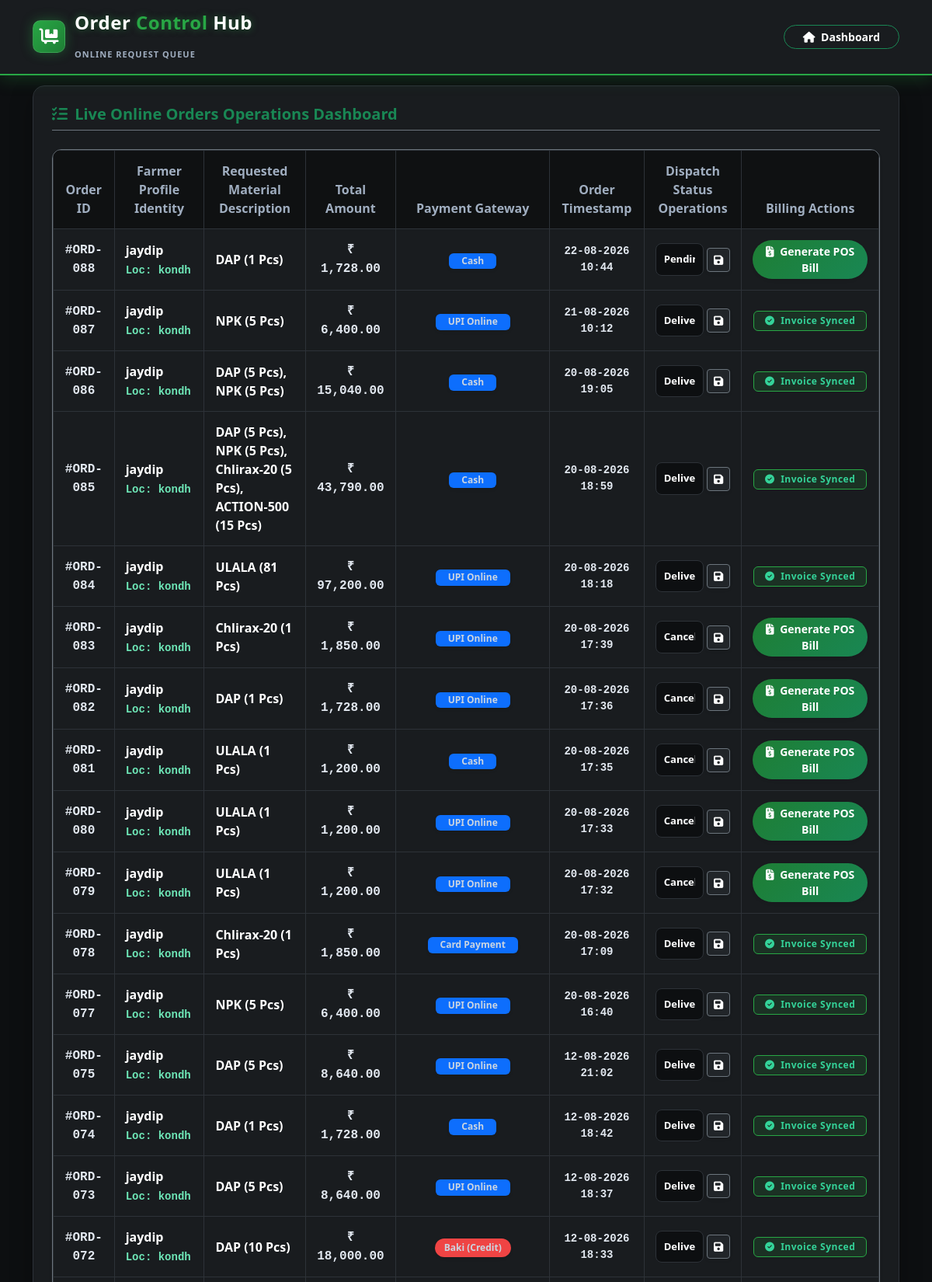
/orders_manage.php (signed in, upper part), run on the app's committed database.
### tables this page shows
CREATE TABLE `orders` (
  `order_id` int(11) NOT NULL AUTO_INCREMENT,
  `farmer_id` int(11) NOT NULL,
  `product_name` varchar(255) NOT NULL,
  `order_status` enum('Pending','Approved','Delivered','Cancelled') DEFAULT 'Pending',
  `order_date` timestamp NOT NULL DEFAULT current_timestamp(),
  `payment_mode` varchar(50) NOT NULL DEFAULT 'COD',
  `total_amount` decimal(10,2) NOT NULL DEFAULT 0.00,
  PRIMARY KEY (`order_id`),
  KEY `farmer_id` (`farmer_id`),
  CONSTRAINT `orders_ibfk_1` FOREIGN KEY (`farmer_id`) REFERENCES `farmers` (`farmer_id`) ON DELETE CASCADE
);

CREATE TABLE `farmers` (
  `farmer_id` int(11) NOT NULL AUTO_INCREMENT,
  `farmer_name` varchar(100) NOT NULL,
  `phone_number` varchar(15) NOT NULL,
  `password` varchar(255) NOT NULL,
  `village` varchar(50) NOT NULL,
  `land_vigha` decimal(5,2) NOT NULL,
  `total_baki` decimal(10,2) NOT NULL DEFAULT 0.00,
  `upi_id` varchar(100) DEFAULT NULL,
  `bank_account` varchar(100) DEFAULT NULL,
  `state` varchar(50) DEFAULT NULL,
  `city` varchar(50) DEFAULT NULL,
  `house_no` varchar(255) DEFAULT NULL,
  `road_name` varchar(255) DEFAULT NULL,
  `address_type` varchar(20) DEFAULT 'Home',
  `email` varchar(100) DEFAULT NULL,
  `profile_image` varchar(255) DEFAULT NULL,
  PRIMARY KEY (`farmer_id`),
  UNIQUE KEY `phone_number` (`phone_number`)
);

### orders_manage.php (the view, shortened to what this page needs)
<?php
require_once __DIR__ . '/../config/db_config.php';
$all_orders = [];
try {
    $all_orders = $conn->query("SELECT o.*, f.farmer_name, f.village,
                                     (SELECT COUNT(*) FROM bills b WHERE b.order_id = o.order_id) AS bill_exists
                                FROM orders o
                                JOIN farmers f ON o.farmer_id = f.farmer_id
                                ORDER BY o.order_id DESC")->fetchAll();
} catch (Exception $e) {
    $message = "<div class='alert alert-danger py-2 small fw-bold text-center mb-3'>❌ Order Loading Exception: " . $e->getMessage() . "</div>";
}
?>
<!DOCTYPE html>
<html lang="en">
<head>
    <link href="https://cdn.jsdelivr.net/npm/bootstrap@5.3.0/dist/css/bootstrap.min.css" rel="stylesheet">
    <link rel="stylesheet" href="https://cdnjs.cloudflare.com/ajax/libs/font-awesome/6.4.0/css/all.min.css">
    <link rel="stylesheet" href="https://cdnjs.cloudflare.com/ajax/libs/animate.css/4.1.1/animate.min.css"/>
    <link rel="stylesheet" href="css/style.css">
</head>
<body>
    <nav class="navbar navbar-expand-lg navbar-dark custom-nav py-3 mb-4 shadow-sm fixed-top" style="background-color: #191c1f; border-bottom: 1px solid #2d3238;">
        <div class="container d-flex justify-content-between align-items-center">
            <a href="admin_dashboard.php" class="premium-logo-container">
                <div class="premium-logo-icon-wrapper"><i class="fa-solid fa-cart-flatbed"></i></div>
                <div class="premium-logo-text-wrapper">
                    <div class="logo-main-text">Order <span>Control</span> Hub</div>
                    <div class="logo-sub-text">Online Request Queue</div>
                </div>
            </a>
            <a href="admin_dashboard.php" class="btn btn-sm btn-outline-success rounded-pill px-4 text-white fw-bold"><i class="fa-solid fa-house me-1"></i> Dashboard</a>
        </div>
    </nav>
    <div class="container mb-5 animate__animated animate__fadeIn">
        <div class="card card-custom p-4">
            <h5 class="fw-bold mb-4 text-success border-bottom border-secondary pb-2"><i class="fa-solid fa-list-check me-1"></i> Live Online Orders Operations Dashboard</h5>
            <div class="table-responsive border border-secondary shadow-sm">
                <table class="table table-dark table-hover table-bordered align-middle text-center table-custom-fix mb-0">
                    <thead>
                        <tr>
                            <th>Order ID</th>
                            <th>Farmer Profile Identity</th>
                            <th>Requested Material Description</th>
                            <th>Total Amount</th>
                            <th>Payment Gateway</th>
                            <th>Order Timestamp</th>
                            <th>Dispatch Status Operations</th>
                            <th>Billing Actions</th>
                        </tr>
                    </thead>
                    <tbody>
                        <?php if(empty($all_orders)): ?>
                            <tr><td colspan="8" class="text-muted p-4">🎉 Excellent! No online orders logged in the repository.</td></tr>
                        <?php else: foreach($all_orders as $row): ?>
                            <tr>
                                <td class="fw-bold font-monospace text-success">#ORD-0<?php echo $row['order_id']; ?></td>
                                <td class="text-start">
                                    <div class="fw-bold text-white"><?php echo htmlspecialchars($row['farmer_name']); ?></div>
                                    <small class="text-muted-custom small font-monospace" style="color: #6ee7b7 !important;">Loc: <?php echo htmlspecialchars($row['village']); ?></small>
                                </td>
                                <td class="text-start fw-bold text-white" style="max-width: 250px;"><?php echo htmlspecialchars($row['product_name']); ?></td>
                                <td class="fw-bold text-success font-monospace">₹ <?php echo number_format($row['total_amount'], 2); ?></td>
                                <td>
                                    <?php
                                    $pm = $row['payment_mode'];
                                    if(stripos($pm, 'baki') !== false || stripos($pm, 'credit') !== false) {
                                        echo "<span class='badge bg-danger text-white px-3 py-1.5 fw-bold shadow-sm'>$pm</span>";
                                    } else {
                                        echo "<span class='badge bg-primary text-white px-3 py-1.5 shadow-sm'>$pm</span>";
                                    }
                                    ?>
                                </td>
                                <td class="text-muted small font-monospace fw-bold"><?php echo date('d-m-Y H:i', strtotime($row['order_date'])); ?></td>
                                <td>
                                    <form action="" method="POST" class="d-flex align-items-center justify-content-center gap-1">
                                        <?php $st = $row['order_status']; ?>
                                        <select name="order_status" class="form-select form-select-sm status-select fw-bold
                                            <?php
                                            if($st == 'Pending') echo 'bg-warning text-dark';
                                            elseif($st == 'Approved') echo 'bg-info text-dark';
                                            elseif($st == 'Delivered') echo 'bg-success text-dark';
                                            else echo 'bg-secondary text-white';
                                            ?>">
                                            <option value="Pending" <?php if($st == 'Pending') echo 'selected'; ?>>Pending</option>
                                            <option value="Delivered" <?php if($st == 'Delivered') echo 'selected'; ?>>Delivered</option>
                                            <option value="Cancelled" <?php if($st == 'Cancelled') echo 'selected'; ?>>Cancelled</option>
                                        </select>
                                        <button type="submit" name="update_status_btn" class="btn btn-sm btn-dark py-1 px-2.5 shadow-sm border border-secondary" title="Save Status">
                                            <i class="fa-solid fa-floppy-disk"></i>
                                        </button>
                                    </form>
                                </td>
                                <td>
                                    <?php if (intval($row['bill_exists']) == 0 && $st != 'Delivered'): ?>
                                        <a href="billing.php?auto_create=1&farmer_id=<?php echo $row['farmer_id']; ?>&amount=<?php echo $row['total_amount']; ?>&payment=<?php echo urlencode($row['payment_mode']); ?>&from_order=<?php echo $row['order_id']; ?>" class="btn btn-sm btn-success fw-bold shadow-sm rounded-pill px-3">
                                            <i class="fa-solid fa-file-invoice-dollar me-1"></i> Generate POS Bill
                                        </a>
                                    <?php else: ?>
                                        <span class="badge bg-success-subtle border border-success text-success fw-bold px-3 py-1.5"><i class="fa-solid fa-circle-check me-1"></i> Invoice Synced</span>
                                    <?php endif; ?>
                                </td>
                            </tr>
                        <?php endforeach; ?>
                        <?php endif; ?>
                    </tbody>
                </table>
            </div>
        </div>
    </div>
</body>
</html>

### style.css (style rules this page uses)
:root { --bg-main: #0d0f11; --bg-card: #191c1f; --bg-darker: #0f1112; --text-white: #ffffff; --text-muted: #a0aec0; --primary-green: #28a745; --gradient-green: linear-gradient(135deg, #1e7e34, #198754); --border-color: #2d3238; }
body { background-color: var(--bg-main) !important; color: #e2e8f0 !important; font-family: 'Segoe UI', system-ui, -apple-system, sans-serif; transition: background-color 0.3s ease; }
.premium-logo-container { display: flex; align-items: center; text-decoration: none !important; gap: 12px; }
.premium-logo-icon-wrapper { width: 42px; height: 42px; background: linear-gradient(135deg, #28a745, #1e7e34); border-radius: 10px; display: flex; align-items: center; justify-content: center; color: #ffffff; font-size: 20px; box-shadow: 0 0 15px rgba(40, 167, 69, 0.4); border: 1px solid rgba(255, 255, 255, 0.1); }
.premium-logo-text-wrapper .logo-main-text { font-size: 20px; font-weight: 800; color: #ffffff; line-height: 1.1; letter-spacing: 0.5px; }
.premium-logo-text-wrapper .logo-main-text span { color: var(--primary-green); }
.premium-logo-text-wrapper .logo-sub-text { font-size: 11px; color: var(--text-muted); font-weight: 600; letter-spacing: 1px; text-transform: uppercase; }
.card-custom { background: var(--bg-card) !important; border: 1px solid var(--border-color) !important; border-radius: 15px !important; box-shadow: 0 10px 30px rgba(0, 0, 0, 0.3) !important; }
.form-control, .form-select { background-color: var(--bg-darker) !important; border: 1px solid var(--border-color) !important; color: #ffffff !important; border-radius: 8px !important; padding: 10px 15px; transition: all 0.2s ease; }
.table-responsive { border-radius: 12px; border: 1px solid var(--border-color); }
.card-custom label, .card-custom .small { color: #e2e8f0 !important; font-weight: 600 !important; }
.navbar.custom-nav.fixed-top { background-color: #191c1f !important; border-bottom: 2px solid #28a745 !important; box-shadow: 0 4px 20px rgba(40, 167, 69, 0.25) !important; transition: all 0.3s ease; }
.table-custom-fix, .table-bordered, .table-custom-fix th, .table-custom-fix td { border: 1px solid #454d55 !important; }
.table-custom-fix td, .table-custom-fix td strong, .table-custom-fix td span, .table-custom-fix .text-muted-custom { color: #cbd5e1 !important; opacity: 1 !important; }
.table-custom-fix td.font-monospace { color: #e2e8f0 !important; font-weight: 600 !important; }
.card-custom small, .card-custom small.text-muted, .card-custom span.text-muted, .card-custom .text-muted { color: #cbd5e1 !important; opacity: 1 !important; font-weight: 500 !important; }
.card-custom .fa-circle-check { color: #34d399 !important; }
.badge.bg-success-subtle.border.border-success { background-color: rgba(40, 167, 69, 0.15) !important; border: 1px solid #28a745 !important; color: #34d399 !important; font-weight: 700 !important; letter-spacing: 0.5px; padding: 6px 14px !important; }
.badge.bg-success-subtle .fa-circle-check { color: #34d399 !important; margin-right: 4px; }
.form-select { border: 2px solid #2d3238 !important; background-color: #0f1112 !important; color: #ffffff !important; padding: 10px !important; }
.table-custom-fix th, .table-custom-fix td { border: 1px solid #2d3238 !important; padding: 14px !important; color: #e2e8f0 !important; }
.table-custom-fix th { background-color: #0f1112 !important; color: #a0aec0 !important; font-weight: 700; }
.badge.bg-danger { background-color: #ef4444 !important; padding: 6px 12px !important; border-radius: 20px !important; font-weight: 600 !important; }
.btn-success { background: var(--gradient-green) !important; border: none !important; }
.logo-main-text { font-size: 24px !important; font-weight: 800 !important; color: #ffffff !important; background: transparent !important; text-shadow: 0 0 10px rgba(40, 167, 69, 0.5); margin-bottom: 20px; letter-spacing: 1px; }
.logo-main-text { font-size: 24px !important; font-weight: 800 !important; color: #ffffff !important; text-shadow: 0 0 10px rgba(40, 167, 69, 0.5); letter-spacing: 1px; }
.text-muted, label { color: #e2e8f0 !important; font-weight: 700 !important; opacity: 1 !important; }

### data on the page
orders: order_id "88", farmer.farmer_name "jaydip", farmer.village "kondh", product_name "DAP (1 Pcs)", total_amount "1,728.00", payment_mode "Cash", order_date "22-08-2026 10:44", order_status "Pending"
orders: order_id "87", farmer.farmer_name "jaydip", farmer.village "kondh", product_name "NPK (5 Pcs)", total_amount "6,400.00", payment_mode "UPI Online", order_date "21-08-2026 10:12", order_status "Delivered", shows "Invoice Synced"
orders: order_id "86", farmer.farmer_name "jaydip", farmer.village "kondh", product_name "DAP (5 Pcs), NPK (5 Pcs)", total_amount "15,040.00", payment_mode "Cash", order_date "20-08-2026 19:05", order_status "Delivered", shows "Invoice Synced"
orders: order_id "85", farmer.farmer_name "jaydip", farmer.village "kondh", product_name "DAP (5 Pcs), NPK (5 Pcs), Chlirax-20 (5 Pcs), ACTION-500 (15 Pcs)", total_amount "43,790.00", payment_mode "Cash", order_date "20-08-2026 18:59", order_status "Delivered", shows "Invoice Synced"
orders: order_id "84", farmer.farmer_name "jaydip", farmer.village "kondh", product_name "ULALA (81 Pcs)", total_amount "97,200.00", payment_mode "UPI Online", order_date "20-08-2026 18:18", order_status "Delivered", shows "Invoice Synced"
orders: order_id "83", farmer.farmer_name "jaydip", farmer.village "kondh", product_name "Chlirax-20 (1 Pcs)", total_amount "1,850.00", payment_mode "UPI Online", order_date "20-08-2026 17:39", order_status "Cancelled"
orders: order_id "82", farmer.farmer_name "jaydip", farmer.village "kondh", product_name "DAP (1 Pcs)", total_amount "1,728.00", payment_mode "UPI Online", order_date "20-08-2026 17:36", order_status "Cancelled"
orders: order_id "81", farmer.farmer_name "jaydip", farmer.village "kondh", product_name "ULALA (1 Pcs)", total_amount "1,200.00", payment_mode "Cash", order_date "20-08-2026 17:35", order_status "Cancelled"
orders: order_id "80", farmer.farmer_name "jaydip", farmer.village "kondh", product_name "ULALA (1 Pcs)", total_amount "1,200.00", payment_mode "UPI Online", order_date "20-08-2026 17:33", order_status "Cancelled"
orders: order_id "79", farmer.farmer_name "jaydip", farmer.village "kondh", product_name "ULALA (1 Pcs)", total_amount "1,200.00", payment_mode "UPI Online", order_date "20-08-2026 17:32", order_status "Cancelled"
orders: order_id "78", farmer.farmer_name "jaydip", farmer.village "kondh", product_name "Chlirax-20 (1 Pcs)", total_amount "1,850.00", payment_mode "Card Payment", order_date "20-08-2026 17:09", order_status "Delivered", shows "Invoice Synced"
orders: order_id "77", farmer.farmer_name "jaydip", farmer.village "kondh", product_name "NPK (5 Pcs)", total_amount "6,400.00", payment_mode "UPI Online", order_date "20-08-2026 16:40", order_status "Delivered", shows "Invoice Synced"
orders: order_id "75", farmer.farmer_name "jaydip", farmer.village "kondh", product_name "DAP (5 Pcs)", total_amount "8,640.00", payment_mode "UPI Online", order_date "12-08-2026 21:02", order_status "Delivered", shows "Invoice Synced"
orders: order_id "74", farmer.farmer_name "jaydip", farmer.village "kondh", product_name "DAP (1 Pcs)", total_amount "1,728.00", payment_mode "Cash", order_date "12-08-2026 18:42", order_status "Delivered", shows "Invoice Synced"
orders: order_id "73", farmer.farmer_name "jaydip", farmer.village "kondh", product_name "DAP (5 Pcs)", total_amount "8,640.00", payment_mode "UPI Online", order_date "12-08-2026 18:37", order_status "Delivered", shows "Invoice Synced"
orders: order_id "72", farmer.farmer_name "jaydip", farmer.village "kondh", product_name "DAP (10 Pcs)", total_amount "18,000.00", payment_mode "Baki (Credit)", order_date "12-08-2026 18:33", order_status "Delivered", shows "Invoice Synced"
